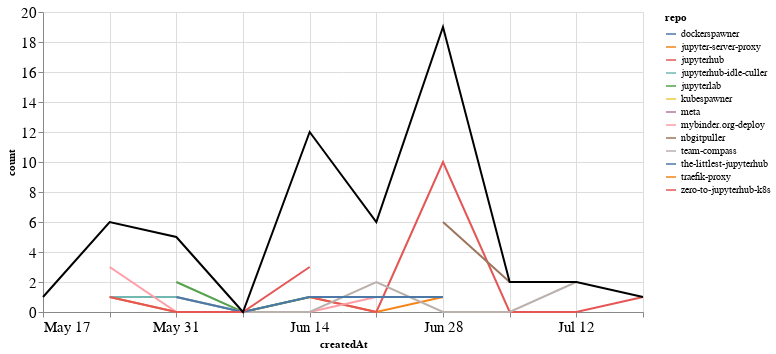

The notebook cell this image was saved under:
### Markdown cell above
## Comments

### Code cell
comments_time = comments.groupby('repo').resample('W', on='createdAt').count()['author'].reset_index()
comments_time = comments_time.rename(columns={'author': 'count'})
comments_time_total = comments_time.groupby('createdAt').agg({"count": "sum"}).reset_index()
ch1 = alt.Chart(comments_time, width=600).mark_line().encode(
    x='createdAt',
    y='count',
    color='repo',
    tooltip="repo"
)

ch2 = alt.Chart(comments_time_total, width=600).mark_line(color="black").encode(
    x='createdAt',
    y='count',
)

ch1 + ch2

### Figure 1 — Vega-Lite specification as saved in the notebook (floating-point values rounded to 4 significant figures)
{"config": {"axisLeft": {"labelFontSize": 15}, "axisBottom": {"labelFontSize": 15}}, "layer": [{"data": {"name": "data-b6a0a95b198a9ff9eb112c2cb5620095"}, "mark": "line", "encoding": {"color": {"type": "nominal", "field": "repo"}, "tooltip": {"type": "nominal", "field": "repo"}, "x": {"type": "temporal", "field": "createdAt"}, "y": {"type": "quantitative", "field": "count"}}, "width": 600}, {"data": {"name": "data-0e2ae6912f93ef3db675e97b74f21a39"}, "mark": {"type": "line", "color": "black"}, "encoding": {"x": {"type": "temporal", "field": "createdAt"}, "y": {"type": "quantitative", "field": "count"}}, "width": 600}], "$schema": "https://vega.github.io/schema/vega-lite/v4.8.1.json", "datasets": {"data-b6a0a95b198a9ff9eb112c2cb5620095": [{"repo": "dockerspawner", "createdAt": "2020-06-14T00:00:00", "count": 4}, {"repo": "jupyter-server-proxy", "createdAt": "2020-05-24T00:00:00", "count": 1}, {"repo": "jupyter-server-proxy", "createdAt": "2020-05-31T00:00:00", "count": 0}, {"repo": "jupyter-server-proxy", "createdAt": "2020-06-07T00:00:00", "count": 0}, {"repo": "jupyter-server-proxy", "createdAt": "2020-06-14T00:00:00", "count": 1}, {"repo": "jupyter-server-proxy", "createdAt": "2020-06-21T00:00:00", "count": 0}, {"repo": "jupyter-server-proxy", "createdAt": "2020-06-28T00:00:00", "count": 1}, {"repo": "jupyterhub", "createdAt": "2020-06-14T00:00:00", "count": 1}, {"repo": "jupyterhub", "createdAt": "2020-06-21T00:00:00", "count": 0}, {"repo": "jupyterhub", "createdAt": "2020-06-28T00:00:00", "count": 10}, {"repo": "jupyterhub", "createdAt": "2020-07-05T00:00:00", "count": 0}, {"repo": "jupyterhub", "createdAt": "2020-07-12T00:00:00", "count": 0}, {"repo": "jupyterhub", "createdAt": "2020-07-19T00:00:00", "count": 1}, {"repo": "jupyterhub-idle-culler", "createdAt": "2020-05-24T00:00:00", "count": 1}, {"repo": "jupyterhub-idle-culler", "createdAt": "2020-05-31T00:00:00", "count": 1}, {"repo": "jupyterhub-idle-culler", "createdAt": "2020-06-07T00:00:00", "count": 0}, {"repo": "jupyterhub-idle-culler", "createdAt": "2020-06-14T00:00:00", "count": 1}, {"repo": "jupyterhub-idle-culler", "createdAt": "2020-06-21T00:00:00", "count": 1}, {"repo": "jupyterlab", "createdAt": "2020-05-31T00:00:00", "count": 2}, {"repo": "jupyterlab", "createdAt": "2020-06-07T00:00:00", "count": 0}, {"repo": "jupyterlab", "createdAt": "2020-06-14T00:00:00", "count": 1}, {"repo": "kubespawner", "createdAt": "2020-06-21T00:00:00", "count": 1}, {"repo": "meta", "createdAt": "2020-06-28T00:00:00", "count": 1}, {"repo": "mybinder.org-deploy", "createdAt": "2020-05-24T00:00:00", "count": 3}, {"repo": "mybinder.org-deploy", "createdAt": "2020-05-31T00:00:00", "count": 0}, {"repo": "mybinder.org-deploy", "createdAt": "2020-06-07T00:00:00", "count": 0}, {"repo": "mybinder.org-deploy", "createdAt": "2020-06-14T00:00:00", "count": 0}, {"repo": "mybinder.org-deploy", "createdAt": "2020-06-21T00:00:00", "count": 1}, {"repo": "nbgitpuller", "createdAt": "2020-06-28T00:00:00", "count": 6}, {"repo": "nbgitpuller", "createdAt": "2020-07-05T00:00:00", "count": 2}, {"repo": "team-compass", "createdAt": "2020-05-31T00:00:00", "count": 1}, {"repo": "team-compass", "createdAt": "2020-06-07T00:00:00", "count": 0}, {"repo": "team-compass", "createdAt": "2020-06-14T00:00:00", "count": 0}, {"repo": "team-compass", "createdAt": "2020-06-21T00:00:00", "count": 2}, {"repo": "team-compass", "createdAt": "2020-06-28T00:00:00", "count": 0}, {"repo": "team-compass", "createdAt": "2020-07-05T00:00:00", "count": 0}, {"repo": "team-compass", "createdAt": "2020-07-12T00:00:00", "count": 2}, {"repo": "the-littlest-jupyterhub", "createdAt": "2020-05-31T00:00:00", "count": 1}, {"repo": "the-littlest-jupyterhub", "createdAt": "2020-06-07T00:00:00", "count": 0}, {"repo": "the-littlest-jupyterhub", "createdAt": "2020-06-14T00:00:00", "count": 1}, {"repo": "the-littlest-jupyterhub", "createdAt": "2020-06-21T00:00:00", "count": 1}, {"repo": "the-littlest-jupyterhub", "createdAt": "2020-06-28T00:00:00", "count": 1}, {"repo": "traefik-proxy", "createdAt": "2020-05-17T00:00:00", "count": 1}, {"repo": "zero-to-jupyterhub-k8s", "createdAt": "2020-05-24T00:00:00", "count": 1}, {"repo": "zero-to-jupyterhub-k8s", "createdAt": "2020-05-31T00:00:00", "count": 0}, {"repo": "zero-to-jupyterhub-k8s", "createdAt": "2020-06-07T00:00:00", "count": 0}, {"repo": "zero-to-jupyterhub-k8s", "createdAt": "2020-06-14T00:00:00", "count": 3}], "data-0e2ae6912f93ef3db675e97b74f21a39": [{"createdAt": "2020-05-17T00:00:00", "count": 1}, {"createdAt": "2020-05-24T00:00:00", "count": 6}, {"createdAt": "2020-05-31T00:00:00", "count": 5}, {"createdAt": "2020-06-07T00:00:00", "count": 0}, {"createdAt": "2020-06-14T00:00:00", "count": 12}, {"createdAt": "2020-06-21T00:00:00", "count": 6}, {"createdAt": "2020-06-28T00:00:00", "count": 19}, {"createdAt": "2020-07-05T00:00:00", "count": 2}, {"createdAt": "2020-07-12T00:00:00", "count": 2}, {"createdAt": "2020-07-19T00:00:00", "count": 1}]}}
